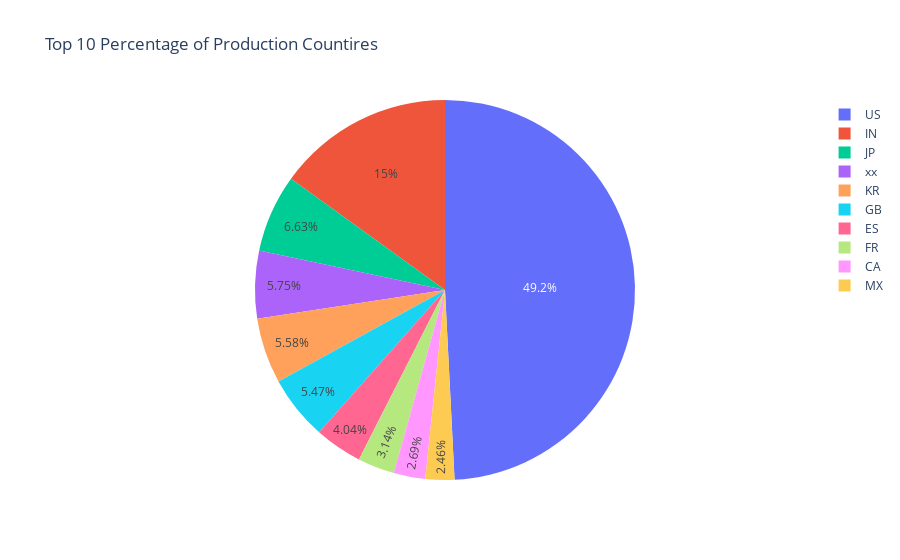

Notebook cell for this chart:
### Code cell
import plotly.express as px
fig=px.pie(netflix_data,values=values, names=labels, title="Top 10 Percentage of Production Countires")
fig.show()

### Figure 1 — Plotly figure (JSON) as saved in the notebook; plotly's stock layout.template omitted (floating-point values rounded to 4 significant figures)
{"data": [{"domain": {"x": [0, 1], "y": [0, 1]}, "hovertemplate": "label=%{label}<br>value=%{value}<extra></extra>", "labels": ["US", "IN", "JP", "xx", "KR", "GB", "ES", "FR", "CA", "MX"], "legendgroup": "", "name": "", "showlegend": true, "type": "pie", "values": [1959, 599, 264, 229, 222, 218, 161, 125, 107, 98]}], "layout": {"legend": {"tracegroupgap": 0}, "title": {"text": "Top 10 Percentage of Production Countires"}}}
